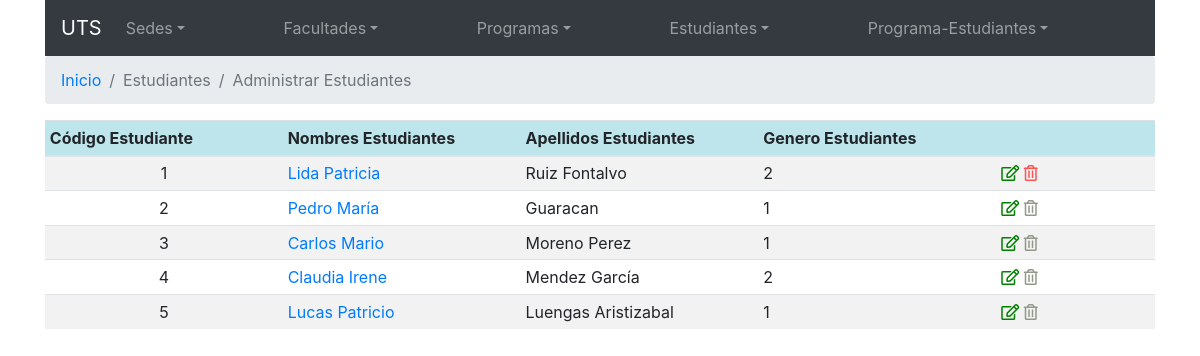
The app's page /app/views/estudiantes_administrar.php with its own data.
### tables this page shows
create table estudiantes
(
   codestudiante        int not null auto_increment  comment '',
   documento            varchar(20) not null  comment '',
   nombres              varchar(50) not null  comment '',
   apellidos            varchar(50) not null  comment '',
   correo               varchar(50) not null  comment '',
   fechanac             date not null  comment '',
   genero               tinyint(2) not null default 1  comment '1 masculino
             2 femenino',
   primary key (codestudiante)
);

### app/config/loader.php (called while the page is built, shortened)
<?php
function cargaAutomaticaClases($nameSpace) {
    $rutaConfig = "app/config";
    $rutaActual = str_replace("\\", "/", __DIR__);
    $rutaProyecto = str_replace($rutaConfig, "", $rutaActual);
    $nombreClase = strtolower($nameSpace);
    $rutaClase = str_replace("\\", "/", $nombreClase);
    $claseCargar = $rutaProyecto . "/" . $rutaClase . ".php";
}

### app/models/conexion.php (called while the page is built, shortened)
<?php
class Conexion {
    private $_servidor;
    private $_usuario;
    private $_clave;
    private $_nombreBase;
    public function __construct() {
        $this->_servidor = CONFIG["DB_HOST"];
        $this->_nombreBase = CONFIG["DB_DATABASE"];
        $this->_usuario = CONFIG["DB_USERNAME"];
        $this->_clave = CONFIG["DB_PASSWORD"];
    }
    public function conectar(){
        $codificacion = "SET NAMES \"UTF8\"";
        $cadena = "mysql::host={$this->_servidor};dbname={$this->_nombreBase}";
        $arreglo = array(PDO::MYSQL_ATTR_INIT_COMMAND => $codificacion);
        $this->_conn = new PDO($cadena, $this->_usuario, $this->_clave, $arreglo) ;
    }
}

### app/controllers/estudiantescontroller.php (called while the page is built, shortened)
<?php
class EstudiantesController {
    public function getEstud() {
        $objEstudiantes = new Estudiantes();
        $filas = $objEstudiantes->obtener2();
        return $filas;
    }
}

### app/models/estudiantes.php (called while the page is built, shortened)
<?php
class Estudiantes extends Conexion {
    public function obtener2() {
        $sql = "SELECT e.codestudiante,e.documento, e.nombres,e.apellidos,e.genero, ";
        $sql .= "(SELECT count(codestudiante) FROM relprogest WHERE codestudiante = e.codestudiante) as hijos ";
        $sql .= "FROM estudiantes e;";
        $recurso = $this->_conn->prepare($sql);
        $recurso->execute();
        $filas = $recurso->fetchAll(2);
        return $filas;
    }
}

### app/views/estudiantes_administrar.php (the view, shortened to what this page needs)
<?php
require_once '../config/loader.php';
$objEstudiantesController = new EstudiantesController();
$registros = $objEstudiantesController->getEstud();
?>
<!DOCTYPE html>
<html>
    <head>
        <link href="styles/bootstrap.css" rel="stylesheet" type="text/css"/>
        <link href="styles/jquery-ui.css" rel="stylesheet" type="text/css"/>
        <link href="styles/fontawesome/fontawesome-all.css" rel="stylesheet" type="text/css"/>
    </head>
    <body class="container">
        <?php
        require_once 'menu.php';
        ?>
        <header>
            <nav>
                <ol class="breadcrumb">
                    <li class="breadcrumb-item"><a href="index.php">Inicio</a></li>
                    <li class="breadcrumb-item active">Estudiantes</li>
                    <li class="breadcrumb-item active" aria-current="page">Administrar Estudiantes</li>
                </ol>
            </nav>
        </header>
        <section>
            <table class="table table-striped table-sm">
                <thead class="table-info">
                    <tr>
                        <th width="15%">Código Estudiante</th>
                        <th width="15%">Nombres Estudiantes</th>
                        <th width="15%">Apellidos Estudiantes</th>
                        <th width="15%">Genero Estudiantes</th>
                        <th width="10%">&nbsp;</th>
                    </tr>
                </thead>
                <tbody>
                    <?php
                    foreach ($registros as $indice => $campo) {
                        echo '<tr>';
                        echo '<td class="text-center">' . $campo["codestudiante"] . '</a></td>';
                        echo '<td><a href="relprogest_listar.php?cod=' . $campo["codestudiante"] . '">' . $campo["nombres"] . '</a></td>';
                        echo '<td>' . $campo["apellidos"] . '</td>';
                        echo '<td>' . $campo["genero"] . '</td>';
                        echo '<td>';
                        echo '<a href="estudiantes_editar.php?codigo=' . $campo["codestudiante"] . '"><i class="far fa-edit" style="color:green"></i></a>&nbsp';
                        if ($campo["hijos"] > 0) {
                            echo '<i class="far fa-trash-alt" style="color: #92998B" />';
                        } else {
                            echo '<a href="#" data-toggle="modal" id="' . $campo["codestudiante"] . '" data-target="#modalRemoveEstudiantes" title="' . $campo["nombres"] . '"><i class="far fa-trash-alt" style="color: #FF5353" /></a>';
                        }
                        echo '</td>';
                        echo '</tr>';
                    }
                    ?>
                </tbody>
            </table>
        </section>
    </body>
</html>

### records on screen
estudiantes: codestudiante "1", nombres "Lida Patricia", apellidos "Ruiz Fontalvo", genero "2"
estudiantes: codestudiante "2", nombres "Pedro María", apellidos "Guaracan", genero "1"
estudiantes: codestudiante "3", nombres "Carlos Mario", apellidos "Moreno Perez", genero "1"
estudiantes: codestudiante "4", nombres "Claudia Irene", apellidos "Mendez García", genero "2"
estudiantes: codestudiante "5", nombres "Lucas Patricio", apellidos "Luengas Aristizabal", genero "1"
